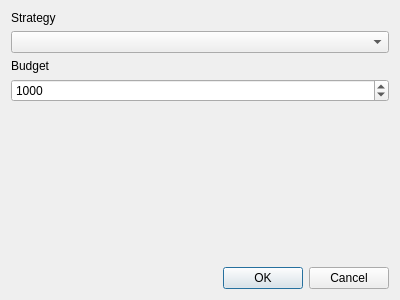
<?xml version="1.0" encoding="UTF-8"?>
<ui version="4.0">
    <class>Dialog</class>
    <widget class="QDialog" name="Dialog">
        <property name="geometry">
            <rect>
                <x>0</x>
                <y>0</y>
                <width>400</width>
                <height>300</height>
            </rect>
        </property>
        <property name="minimumSize">
            <size>
                <width>400</width>
                <height>300</height>
            </size>
        </property>
        <property name="maximumSize">
            <size>
                <width>400</width>
                <height>300</height>
            </size>
        </property>
        <property name="windowTitle">
            <string>Dialog</string>
        </property>
        <layout class="QVBoxLayout" name="verticalLayout">
            <item>
                <layout class="QVBoxLayout" name="verticalLayout_2">
                    <item>
                        <widget class="QLabel" name="label_strategy">
                            <property name="sizePolicy">
                                <sizepolicy hsizetype="Expanding" vsizetype="Fixed">
                                    <horstretch>0</horstretch>
                                    <verstretch>0</verstretch>
                                </sizepolicy>
                            </property>
                            <property name="text">
                                <string>Strategy</string>
                            </property>
                        </widget>
                    </item>
                    <item>
                        <widget class="QComboBox" name="combo_box_strategy"/>
                    </item>
                    <item>
                        <widget class="QLabel" name="label_budget">
                            <property name="sizePolicy">
                                <sizepolicy hsizetype="Preferred" vsizetype="Maximum">
                                    <horstretch>0</horstretch>
                                    <verstretch>0</verstretch>
                                </sizepolicy>
                            </property>
                            <property name="text">
                                <string>Budget</string>
                            </property>
                        </widget>
                    </item>
                    <item>
                        <widget class="QSpinBox" name="spin_box_budget">
                            <property name="maximum">
                                <number>100000</number>
                            </property>
                            <property name="value">
                                <number>1000</number>
                            </property>
                        </widget>
                    </item>
                    <item>
                        <spacer name="verticalSpacer">
                            <property name="orientation">
                                <enum>Qt::Vertical</enum>
                            </property>
                            <property name="sizeHint" stdset="0">
                                <size>
                                    <width>20</width>
                                    <height>40</height>
                                </size>
                            </property>
                        </spacer>
                    </item>
                </layout>
            </item>
            <item>
                <widget class="QDialogButtonBox" name="buttonBox">
                    <property name="orientation">
                        <enum>Qt::Horizontal</enum>
                    </property>
                    <property name="standardButtons">
                        <set>QDialogButtonBox::Cancel|QDialogButtonBox::Ok</set>
                    </property>
                </widget>
            </item>
        </layout>
    </widget>
    <resources/>
    <connections>
        <connection>
            <sender>buttonBox</sender>
            <signal>accepted()</signal>
            <receiver>Dialog</receiver>
            <slot>accept()</slot>
            <hints>
                <hint type="sourcelabel">
                    <x>248</x>
                    <y>254</y>
                </hint>
                <hint type="destinationlabel">
                    <x>157</x>
                    <y>274</y>
                </hint>
            </hints>
        </connection>
        <connection>
            <sender>buttonBox</sender>
            <signal>rejected()</signal>
            <receiver>Dialog</receiver>
            <slot>reject()</slot>
            <hints>
                <hint type="sourcelabel">
                    <x>316</x>
                    <y>260</y>
                </hint>
                <hint type="destinationlabel">
                    <x>286</x>
                    <y>274</y>
                </hint>
            </hints>
        </connection>
    </connections>
</ui>
